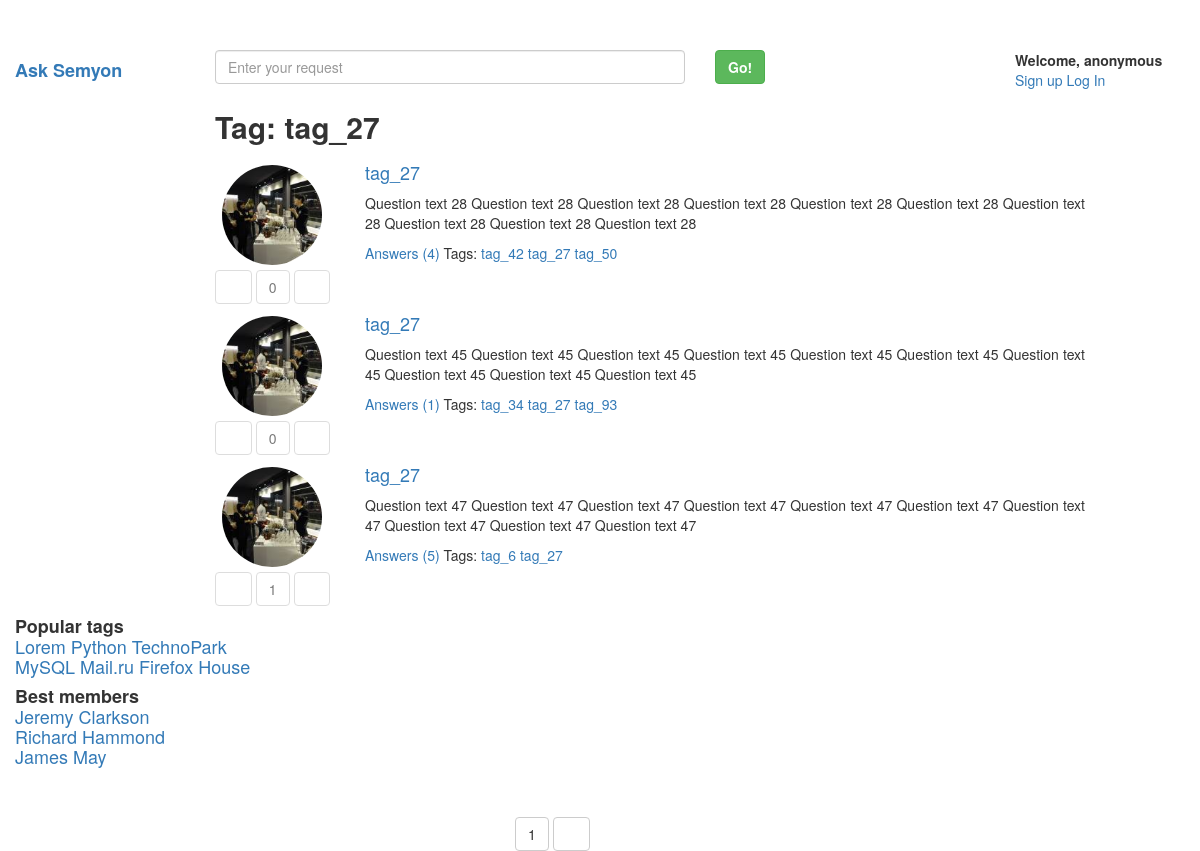
Page /tag/tag_27/ on the committed database.
### questions/models.py (models this page shows, shortened)
class Tag(models.Model):
	text = models.CharField(max_length = 10)
	question = models.ManyToManyField(Question)
	objects = models.Manager()

class Question(models.Model):
	text = models.TextField()
	title = models.CharField(max_length = 50)
	author = models.ForeignKey(Profile)
	creationDate = models.DateTimeField(auto_now_add = True)
	def likes(self):
		likes = 0
		for item in self.questionlike_set.all():
			if item.like:
				likes += 1
			else:
				likes -= 1
		return likes
	objects = QuestionManager()
	byDate = NewQuestionsManager()

class Profile(models.Model):
	avatar = models.ImageField(
		upload_to = 'avatars/%Y/%m/%d/%H/',
		max_length = 100,
		default = '140.jpg'
		)
	user = models.OneToOneField(
		User,
		on_delete = models.CASCADE,
		null = True
		)

class Answer(models.Model):
	question = models.ForeignKey(Question, on_delete = models.CASCADE)
	text = models.CharField(max_length = 200)
	author = models.ForeignKey(Profile)
	creationDate = models.DateTimeField(auto_now_add = True)
	top = TopAnswersManager()
	objects = models.Manager()
	correct = models.BooleanField(default = False)

class QuestionLike(models.Model):
	profile = models.ForeignKey(Profile)
	question = models.ForeignKey(Question)
	like = models.BooleanField(default = True)
	class Meta:
		unique_together = (('profile', 'question'))

### ask_rogachev/views.py (the view)
# urls.py: url(r'^tag/(?P<tagName>[-\w]+)/$', views.tag, name = 'tag'),
def tag(request, tagName):
    tag = get_object_or_404(models.Tag, text = tagName)
    questionList = []
    for item in tag.question.all():
        questionList.append(item)
    return render(request, 'tag.html', {'tagName' : tagName,
        'objects' : listing(request, questionList)})

### ask_rogachev/views.py (called while the page is built)
def listing(request, respondList, elementsOnPage = 3):
    paginator = Paginator(respondList, elementsOnPage)
    page = request.GET.get('page')
    try:
        result = paginator.page(page)
    except PageNotAnInteger:
        result = paginator.page(1)
    except EmptyPage:
        result = paginator.page(paginator.num_pages)
    return result

### templates/tag.html (shortened to what this page needs)
{% extends 'withPgination.html' %}
{% block mainPart %}
	<div class="col-md-9">
		<div class="row">
			<div class="col-md-4">
				<h2><b>Tag: {{tagName}}</b></h2>
			</div>
		</div>
		{% for question in objects %}
		<div class="row">
			<div class="col-md-2">
				<div class="Question">
					<img src="{{question.author.avatar.url}}" alt="avatar" class ="img-circle img-responsive">
					<div class="QuestionButtons">
							{% if user.is_authenticated %}
								<button type = "button" class = "btn btn-default js-like-question" data-type = "0" data-id = "{{ question.id }}">
									<span class = "glyphicon glyphicon-arrow-down"> </span>
								</button>
							{% else %}
								<button type = "button" class = "btn btn-default disabled"><span class = "glyphicon glyphicon-arrow-up"> </span></button>
							{% endif %}
							<button type = "button" class = "btn btn-default disabled" id = "question-{{ question.id }}-likes"> {{ question.likes }} </button>
							{% if user.is_authenticated %}
								<button type = "button" class = "btn btn-default js-like-question" data-type = "1" data-id = "{{ question.id }}"> <span class = "glyphicon glyphicon-arrow-up"> </span>
								</button>
							{% else %}
								<button type = "button" class = "btn btn-default disabled"><span class = "glyphicon glyphicon-arrow-up"> </span></button>
							{% endif %}
						</div>
				</div>
			</div>
			<div class="col-md-10">
				<a href="{% url 'question' question.id %}"><h4>{{tagName}}</h4></a>
				<p class="text-justify">{{question.text}}
				<div class="Question-Tags">
					<a class="number" href="{% url 'question' question.id %}">
					Answers ({{question.answer_set.all|length}})</a>
					Tags:
					{% for tagObject in question.tag_set.all %}
						<a href="{% url 'tag' tagObject.text %}"> {{tagObject.text}} </a>
					{% endfor %}
				</div>
				</p>
			</div>
		</div>
		{% endfor %}
	</div>
{% endblock %}

### static/css/starter-template.css (style rules this page uses)
body { padding-top: 50px; }
.Question img { height: 100px; width: 100px; margin-left: 7px; }
.QuestionButtons { margin-top: 5px; }
.Question { padding-top: 12px; }
.Question-Tags { position:relative; bottom:0; }

### rows in the picture
Tag: text "tag_27"
Question: author.avatar (picture), likes "0", tagName "tag_27", text "Question text 28 Question text 28 Question text 28 Question text 28 Question text 28 Question text 28 Question text 28 Question text 28 Question text 28 Question text 28", answer_set.all|length "4"
Tag: text "tag_42"
Tag: text "tag_50"
Question: author.avatar (picture), likes "0", tagName "tag_27", text "Question text 45 Question text 45 Question text 45 Question text 45 Question text 45 Question text 45 Question text 45 Question text 45 Question text 45 Question text 45", answer_set.all|length "1"
Tag: text "tag_34"
Tag: text "tag_93"
Question: author.avatar (picture), likes "1", tagName "tag_27", text "Question text 47 Question text 47 Question text 47 Question text 47 Question text 47 Question text 47 Question text 47 Question text 47 Question text 47 Question text 47", answer_set.all|length "5"
Tag: text "tag_6"

### other values in the picture
{{ objects.number }} "1"
